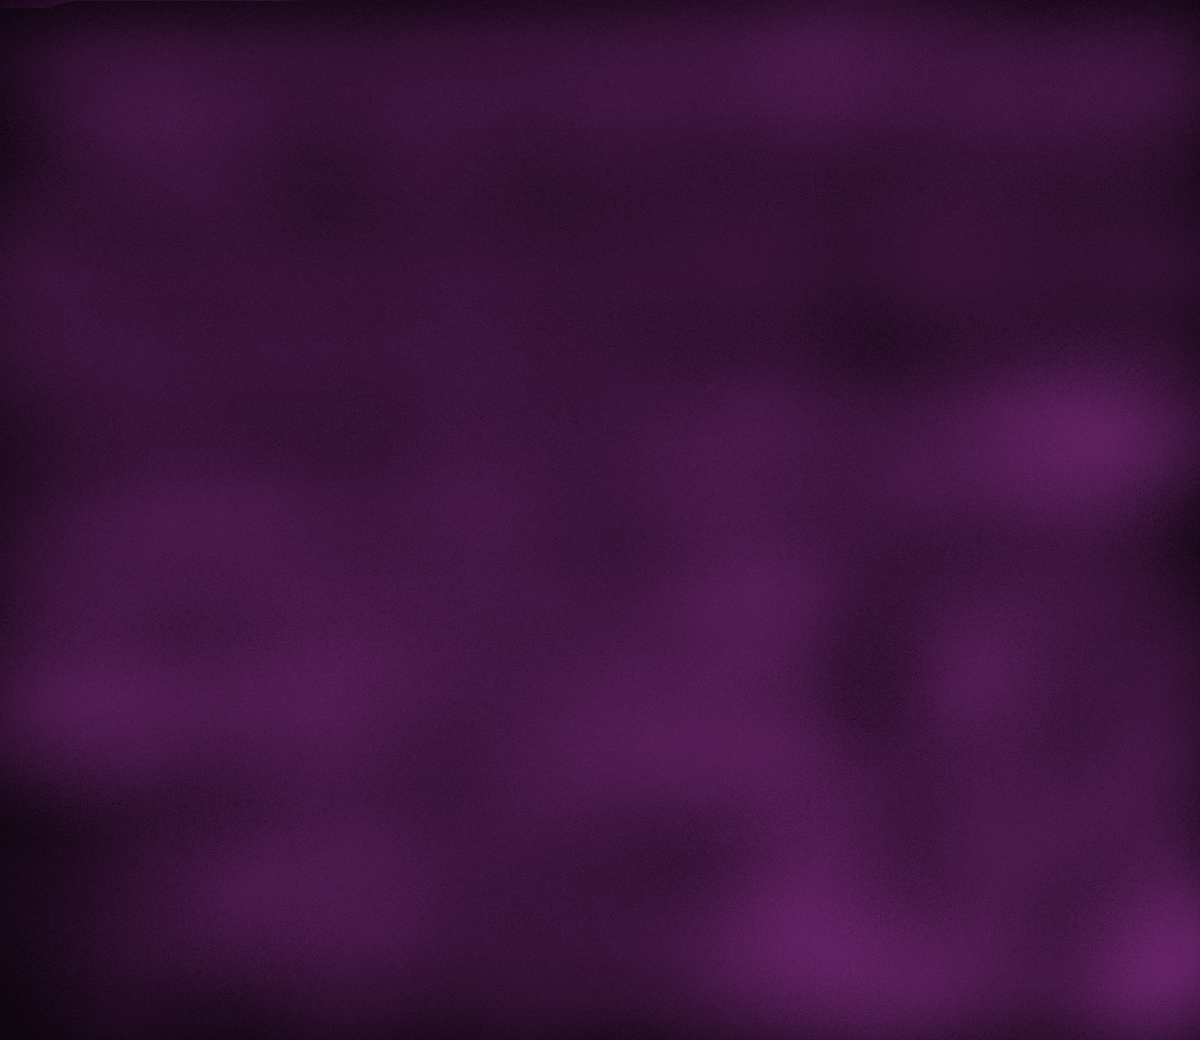

This game map was drawn from its Tiled (.tmx) file and the tilesets committed beside it. A one-line description and the trimmed map source follow:
An orthogonal 75x65 tile map with 16x16 px tiles, 1 tile layer (AlwaysFront4).

<map version="1.10" tiledversion="1.11.0" orientation="orthogonal" renderorder="right-down" width="75" height="65" tilewidth="16" tileheight="16" infinite="0" nextlayerid="16" nextobjectid="1">
 <tileset firstgid="1" name="z_SpringMist" tilewidth="16" tileheight="16" tilecount="4875" columns="75">
  <image source="SpringMist.png" width="1200" height="1040" />
 </tileset>
 <layer id="9" name="AlwaysFront4" width="75" height="65">
  <data>[4875 cells, 4875 non-empty, 4875 distinct tile ids]</data>
 </layer>
</map>
